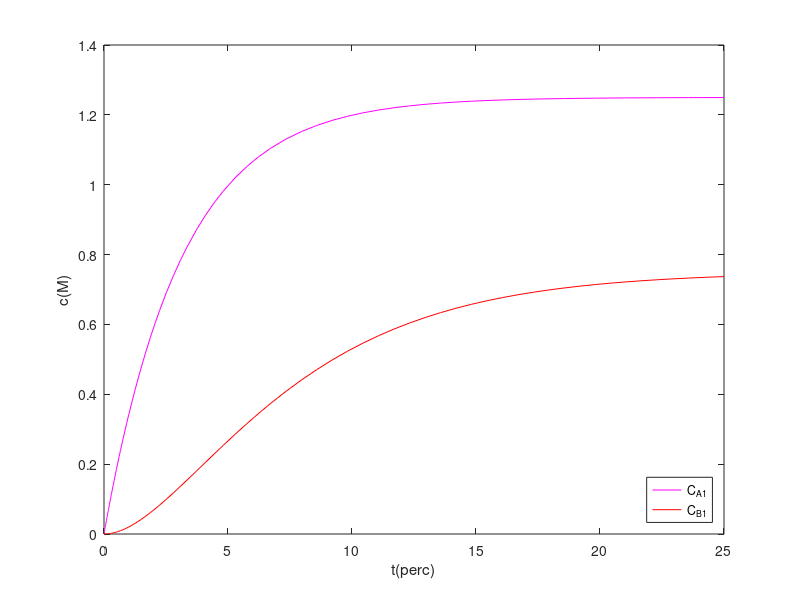
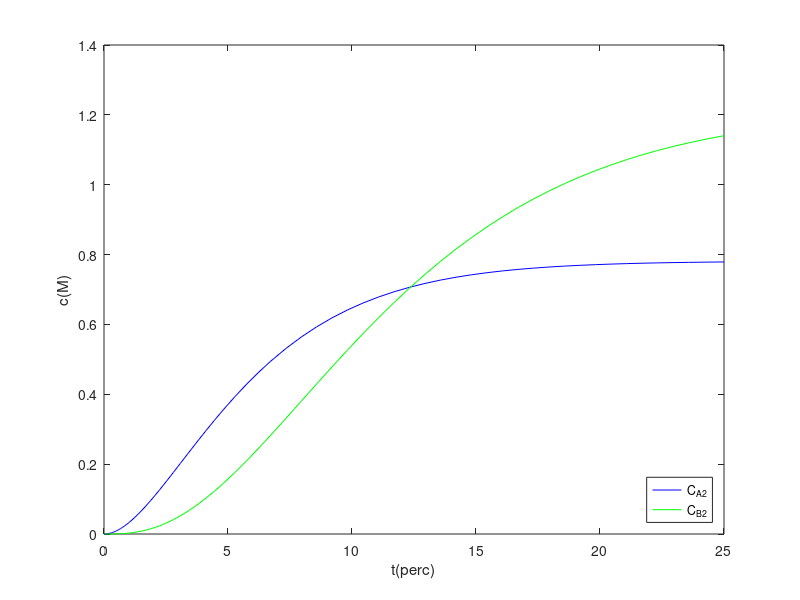

These charts were generated, in order, by the following MATLAB code:
clc(), clear(), close('all');

%%Adatok
global tau k cA_be
QV = 0.5; %% mol/min
V = 2.5; % L
k = 0.12; %l/min
cA_be = 2; % mol/L
tau = V / QV;
t_intv = [0, 25];
konc0 = [0, 0, 0, 0];

%%Fuggveny
function dcdt = fgv_cstr( ido, konc );
  global tau k cA_be
  cA1 = konc(1);
  cB1 = konc(2);
  cA2 = konc(3);
  cB2 = konc(4);

  dcA1_dt = (1 / tau) * (cA_be - cA1) - k * cA1;
  dcB1_dt = ((-1) / tau) * cB1 + k * cA1;
  dcC1_dt = (1 / tau) * (cA1 - cA2) - k * cA2;
  dcD1_dt = (1 / tau) * (cB1 - cB2) + k * cA2;

  dcdt = [dcA1_dt, dcB1_dt, dcC1_dt, dcD1_dt];

end

%%Megoldas
[t, c] = ode45( @fgv_cstr, t_intv, konc0 );

%%Abrazolas
cA1 = c(:, 1);
cB1 = c(:, 2);
cA2 = c(:, 3);
cB2 = c(:, 4);

figure(1);
plot(t, cA1,'m', t, cB1, 'r');
xlabel('t(perc)'); ylabel('c(M)');
legend('C_{A1}', 'C_{B1}', 'Location', 'Southeast');

figure(2);
plot(t, cA2, 'b', t, cB2, 'g');
xlabel('t(perc)'); ylabel('c(M)');
legend('C_{A2}', 'C_{B2}', 'Location', 'Southeast');


